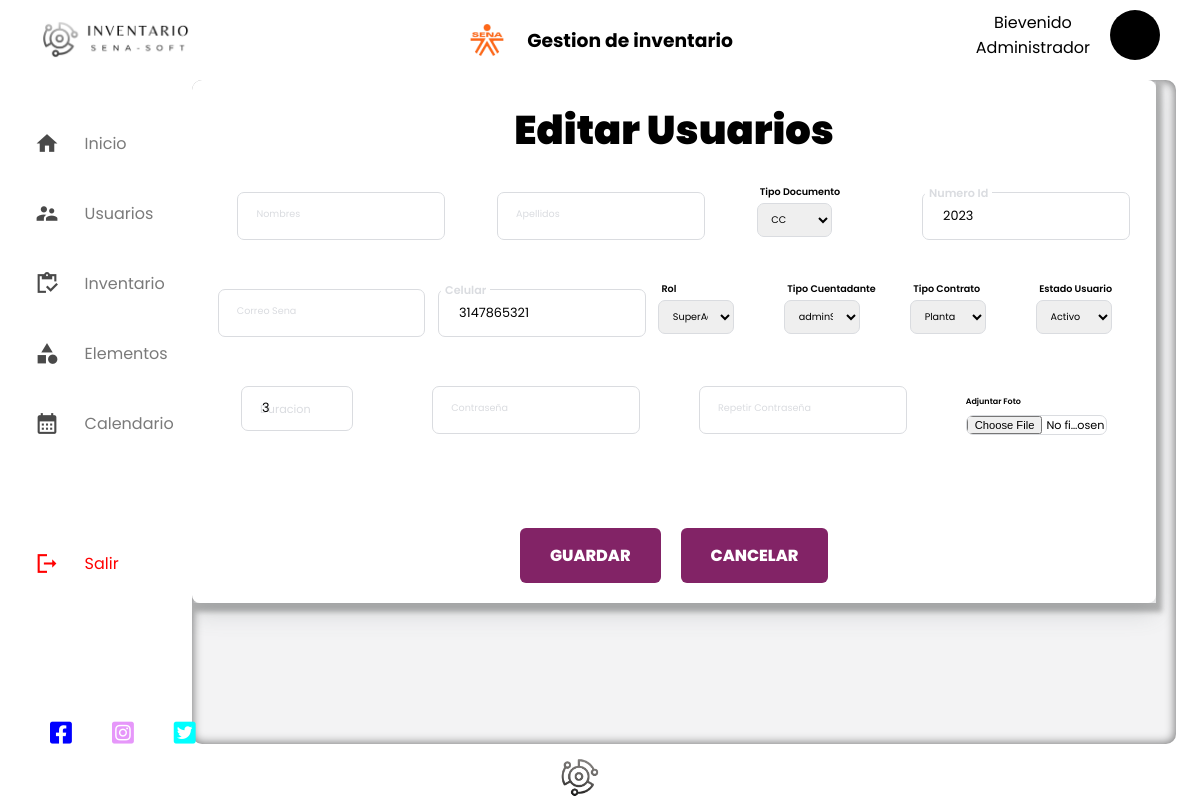
Screenshot of /editarUsuario/1/ with the database file from the repository.
### UsuariosSena/models.py (models this page shows)
class UsuariosSena(AbstractUser):
    nombres = models.CharField(max_length=25)
    apellidos = models.CharField(max_length=25)
    tipoIdentificacion = models.CharField(max_length=25, choices=tipoId, default="CC")
    numeroIdentificacion = models.CharField(max_length=25, unique=True)
    email = models.EmailField(max_length=25)
    celular = models.CharField(max_length=10)
    rol = models.CharField(max_length=25, choices=roles, default="I")
    cuentadante = models.CharField(
        max_length=25, choices=cuentadantes, default="adminD"
    )
    tipoContrato = models.CharField(max_length=25, choices=tipoContratos, default="P")
    is_active = models.BooleanField(default=1)
    duracionContrato = models.CharField(max_length=25)
    password = models.CharField(max_length=30, default="")
    fotoUsuario = models.ImageField(
        upload_to="usuarioFoto/", blank=True, null=True
    )  # Campo para la foto
    id = models.BigAutoField(primary_key=True)
    objects = UsuariosSenaManager()
    username = None
    last_name = None
    first_name = None
    USERNAME_FIELD = "numeroIdentificacion"

### UsuariosSena/views.py (the view)
def editarUsuario_view(request, id):
    try:
        user = UsuariosSena.objects.get(id=id)
        datos = {"user": user}
        return render(request, "superAdmin/editarUsuario.html", datos)
    except UsuariosSena.DoesNotExist:
        messages.warning(request, "No existe registro")
        return redirect("consultarUsuario_view")

### UsuariosSena/templates/superAdmin/editarUsuario.html (shortened to what this page needs)
{% extends "../superAdmin/basesuadmin.html" %}
{% load static %}
{% block content %}
<head>
    <link rel="stylesheet" href="{% static 'css/superAdmin/stylesEditarUsuario.css' %}">
</head>
<section class="section">
    <div class="signupFrm">
        <form action="/actualizarUsuario/{{user.id}}" class="form" method="post">
            <h1 class="title">Editar Usuarios</h1>
            <div class="container-1">
                <div class="inputContainer">
                    <input type="text" class="inputform" placeholder="a" name="nombre" value="{{user.nombre}}" required>
                    <label for="" class="labelform">Nombres</label>
                </div>
                <div class="inputContainer">
                    <input type="text" class="inputform" placeholder="a" name="apellidoo" value="{{user.apellidoo}}"
                        required>
                    <label for="" class="labelform" name="apellido">Apellidos</label>
                </div>
                <div class="selectContainer">
                    <label for="tipoIdentificacion" class="labelformselect">Tipo Documento</label>
                    <div>
                        <select class="selector" name="tipoIdentificacion" id="tipoIdentificacion">
                            {% if user.tipoIdentificacion == 'CC' %}
                            <option value="CC" selected>CC</option>
                            {% else %}
                            <option value="CC">CC</option>
                            {% endif %}
                        </select>
                    </div>
                </div>
                <div class="inputContainer">
                    <input type="text" class="inputform" placeholder="a" name="numeroIdentificacion"
                        value="{{user.numeroIdentificacion}}" required>
                    <label for="" class="labelform" name="numeroIdentificacion">Numero Id</label>
                </div>
            </div>
            <div class="container-1">
                <div class="inputContainer">
                    <input type="email" class="inputform" placeholder="a" name="correoSena" value="{{user.correoSena}}"
                        required>
                    <label for="correoSena" class="labelform">Correo Sena</label>
                </div>
                <div class="inputContainer">
                    <input type="text" class="inputform" placeholder="a" name="celular" value="{{user.celular}}"
                        required>
                    <label for="celular" class="labelform">Celular</label>
                </div>
                <div class="selectContainer">
                    <label for="rol" class="labelformselect">Rol</label>
                    <div>
                        <select class="selector" name="rol" id="rol">
                            {% if user.rol == 'SuperAdmin' %}
                            <option value="SuperAdmin" selected>SuperAdmin</option>
                            {% else %}
                            <option value="SuperAdmin">SuperAdmin</option>
                            {% endif %}
                        </select>
                    </div>
                </div>
                <div class="selectContainer">
                    <label for="cuentadante" class="labelformselect">Tipo Cuentadante</label>
                    <div>
                        <select class="selector" name="cuentadante" id="cuentadante">
                            {% if user.cuentadante == 'adminS' %}
                            <option value="adminS" selected>adminSolidario</option>
                            {% else %}
                            <option value="adminS">adminSolidario</option>
                            {% endif %}
                        </select>
                    </div>
                </div>
                <div class="selectContainer">
                    <label for="tipoContrato" class="labelformselect">Tipo Contrato</label>
                    <div>
                        <select class="selector" name="tipoContrato" id="tipoContrato">
                            {% if user.tipoContrato == 'Planta' %}
                            <option value="Planta" selected>Planta</option>
                            {% else %}
                            <option value="Planta">Planta</option>
                            {% endif %}
                        </select>
                    </div>
                </div>
                <div class="selectContainer">
                    <label for="estadoUsuario" class="labelformselect" name="estadoUsuario">Estado Usuario</label>
                    <div>
                        <select class="selector" name="estadoUsuario" id="estadoUsuario">
                            {% if user.estadoUsuario == 'Activo' %}
                            <option value="A" selected>Activo</option>
                            {% else %}
                            <option value="A">Activo</option>
                            {% endif %}
                        </select>
                    </div>
                </div>
            </div>
            <div class="container-1">
                <div class="cantidadContainer">
                    <input type="number" class="inputcantidad" name="duracionContrato" value="{{user.duracionContrato}}"
                        id="duracionContrato">
                    <label for="duracionContrato" class="labelcantidad">Duracion</label>
                </div>
                <div class="inputContainer">
                    <input type="password" class="inputform" placeholder="Contraseña" name="contraSena"
                        value="{{user.contraSena}}" required>
                    <label for="contraSena" class="labelform">Contraseña</label>
                </div>
                <div class="inputContainer">
                    <input type="password" class="inputform" placeholder="a" value="{{user.validacionContraSena}}"
                        required>
                    <label for="validacionContraSena" class="labelform" name="validacionContraSena">Repetir
                        Contraseña</label>
                </div>
                <div class="selectorimagen">
                    <label for="foto" class="">Adjuntar Foto</label>
                    <input type="file" name="foto" class="inputsubirfoto">
                </div>
            </DIV>
            <div class="container-botones">
                <button type="submit" class="submitBtn"><span id="span">GUARDAR</span></button>
                <button type="submit" class="submitBtn"><span>CANCELAR</span></button>
            </div>
        </form>
    </div>
</section>
{% endblock %}

### UsuariosSena/static/css/superAdmin/estilobase.css (style rules this page uses)
* { padding: 0; margin: 0; box-sizing: border-box; font-family: "Poppins", Arial, Helvetica, sans-serif; text-decoration: none; }

### UsuariosSena/static/css/superAdmin/stylesEditarUsuario.css (style rules this page uses)
.section { width: 98%; box-shadow: 2px 5px 5px 4px #b3b3b3; }
.signupFrm { display: flex; justify-content: center; align-items: center; }
.form { background-color: white; width: 100%; border-radius: 8px; padding: 20px 10px; box-shadow: 0 10px 25px rgba(92, 99, 105, .2); }
.title { font-size: 2.5rem; font-weight: 900; margin-bottom: 2rem; text-align: center; }
.container-1 { display: flex; justify-content: space-around; margin-bottom: 2rem; }
.inputContainer { position: relative; height: 3rem; width: 20%; margin-bottom: 17px; }
.inputform { position: absolute; top: 0px; left: 0px; height: 100%; width: 110%; border: 1px solid #DADCE0; border-radius: 7px; font-size: 0.8rem; padding: 0 20px; outline: none; background: none; z-index: 1; }
::placeholder { color: transparent; }
.labelform { position: absolute; top: 15px; left: 15px; padding: 0 4px; background-color: white; color: #DADCE0; font-size: 0.6rem; transition: 0.5s; z-index: 0; }
.container-botones { display: flex; justify-content: center; }
.submitBtn { display: flex; margin: 0 10px; padding: 15px 30px; border: none; background-color: #822366;; color: white; border-radius: 6px; cursor: pointer; font-size: 1rem; font-weight: 800; margin-top: 30px; }
.inputform:not(:placeholder-shown) + .labelform { top: -7px; left: 3px; z-index: 10; font-size: 0.7rem; font-weight: 600; }
.labelformselect { position: absolute; top: -7px; left: 3px; z-index: 10; font-size: 0.6rem; font-weight: 600; color: rgb(0, 0, 0); }
.selector { position: absolute; top: 0px; left: 0px; height: 70%; width: 80%; border: 1px solid #DADCE0; border-radius: 7px; font-size: 0.6rem; padding: 0 10%; outline: none; z-index: 1; margin-top: 0.7rem; }
.selectContainer { position: relative; height: 3rem; width: 10%; margin-bottom: 1rem; }
.cantidadContainer { position: relative; height: 4rem; width: 12%; margin-bottom: 1rem; }
.selectorimagen { width: 15%; display:flexbox; }
.selectorimagen label { font-size: 0.5rem; font-weight: 600; color: rgb(0, 0, 0); }
.inputsubirfoto { border: 1px solid #DADCE0; border-radius: 7px; font-size: 0.7em; width: 100%; }
.labelcantidad { position: absolute; top: 15px; left: 15px; padding: 0 4px; background-color: white; color: #DADCE0; font-size: 0.7rem; transition: 0.5s; z-index: 0; }
.inputcantidad { position: absolute; top: 0px; left: 0px; height: 70%; width: 7rem; border: 1px solid #DADCE0; border-radius: 7px; font-size: 0.8rem; padding: 0 20px; outline: none; background: none; z-index: 1; }
@media (max-width: 1270px) { .section { width: 98%; } }

### rows the page displays
UsuariosSena: tipoIdentificacion "CC", numeroIdentificacion "2023", celular "3147865321", rol "SuperAdmin", cuentadante "adminSolidario", tipoContrato "Planta", duracionContrato "3"
